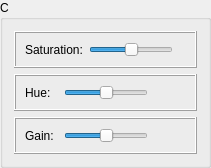
                    <widget class="QGroupBox" name="groupBox_Image_Setting_Color_Setting_Color_Matching_C">
                     <property name="title">
                      <string>C</string>
                     </property>
                     <layout class="QVBoxLayout" name="verticalLayout_27">
                      <item>
                       <widget class="QFrame" name="frame_Image_Setting_Color_Setting_Color_Matching_Saturation_C">
                        <property name="frameShape">
                         <enum>QFrame::Box</enum>
                        </property>
                        <property name="frameShadow">
                         <enum>QFrame::Raised</enum>
                        </property>
                        <layout class="QHBoxLayout" name="horizontalLayout_166">
                         <item>
                          <widget class="QLabel" name="label_Image_Setting_Color_Setting_Color_Matching_Saturation_C">
                           <property name="text">
                            <string>Saturation:</string>
                           </property>
                          </widget>
                         </item>
                         <item>
                          <widget class="QSlider" name="horizontalSlider_Image_Setting_Color_Setting_Color_Matching_Saturation_C">
                           <property name="sizePolicy">
                            <sizepolicy hsizetype="Minimum" vsizetype="Fixed">
                             <horstretch>0</horstretch>
                             <verstretch>0</verstretch>
                            </sizepolicy>
                           </property>
                           <property name="minimum">
                            <number>-50</number>
                           </property>
                           <property name="maximum">
                            <number>50</number>
                           </property>
                           <property name="pageStep">
                            <number>1</number>
                           </property>
                           <property name="value">
                            <number>0</number>
                           </property>
                           <property name="orientation">
                            <enum>Qt::Horizontal</enum>
                           </property>
                          </widget>
                         </item>
                         <item alignment="Qt::AlignHCenter">
                          <widget class="QLabel" name="label_var_Image_Setting_Color_Setting_Color_Matching_Saturation_C">
                           <property name="text">
                            <string/>
                           </property>
                          </widget>
                         </item>
                        </layout>
                       </widget>
                      </item>
                      <item>
                       <widget class="QFrame" name="frame_Image_Setting_Color_Setting_Color_Matching_Hue_C">
                        <property name="frameShape">
                         <enum>QFrame::Box</enum>
                        </property>
                        <property name="frameShadow">
                         <enum>QFrame::Raised</enum>
                        </property>
                        <layout class="QHBoxLayout" name="horizontalLayout_167">
                         <item>
                          <widget class="QLabel" name="label_Image_Setting_Color_Setting_Color_Matching_Hue_C">
                           <property name="text">
                            <string>Hue:</string>
                           </property>
                          </widget>
                         </item>
                         <item>
                          <widget class="QSlider" name="horizontalSlider_Image_Setting_Color_Setting_Color_Matching_Hue_C">
                           <property name="sizePolicy">
                            <sizepolicy hsizetype="Minimum" vsizetype="Fixed">
                             <horstretch>0</horstretch>
                             <verstretch>0</verstretch>
                            </sizepolicy>
                           </property>
                           <property name="minimum">
                            <number>-50</number>
                           </property>
                           <property name="maximum">
                            <number>50</number>
                           </property>
                           <property name="pageStep">
                            <number>1</number>
                           </property>
                           <property name="value">
                            <number>0</number>
                           </property>
                           <property name="orientation">
                            <enum>Qt::Horizontal</enum>
                           </property>
                          </widget>
                         </item>
                         <item alignment="Qt::AlignHCenter">
                          <widget class="QLabel" name="label_var_Image_Setting_Color_Setting_Color_Matching_Hue_C">
                           <property name="text">
                            <string/>
                           </property>
                          </widget>
                         </item>
                        </layout>
                       </widget>
                      </item>
                      <item>
                       <widget class="QFrame" name="frame_Image_Setting_Color_Setting_Color_Matching_Gain_C">
                        <property name="frameShape">
                         <enum>QFrame::Box</enum>
                        </property>
                        <property name="frameShadow">
                         <enum>QFrame::Raised</enum>
                        </property>
                        <layout class="QHBoxLayout" name="horizontalLayout_168">
                         <item>
                          <widget class="QLabel" name="label_Image_Setting_Color_Setting_Color_Matching_Gain_C">
                           <property name="text">
                            <string>Gain:</string>
                           </property>
                          </widget>
                         </item>
                         <item>
                          <widget class="QSlider" name="horizontalSlider_Image_Setting_Color_Setting_Color_Matching_Gain_C">
                           <property name="sizePolicy">
                            <sizepolicy hsizetype="Minimum" vsizetype="Fixed">
                             <horstretch>0</horstretch>
                             <verstretch>0</verstretch>
                            </sizepolicy>
                           </property>
                           <property name="minimum">
                            <number>-50</number>
                           </property>
                           <property name="maximum">
                            <number>50</number>
                           </property>
                           <property name="pageStep">
                            <number>1</number>
                           </property>
                           <property name="value">
                            <number>0</number>
                           </property>
                           <property name="orientation">
                            <enum>Qt::Horizontal</enum>
                           </property>
                          </widget>
                         </item>
                         <item alignment="Qt::AlignHCenter">
                          <widget class="QLabel" name="label_var_Image_Setting_Color_Setting_Color_Matching_Gain_C">
                           <property name="text">
                            <string/>
                           </property>
                          </widget>
                         </item>
                        </layout>
                       </widget>
                      </item>
                     </layout>
                    </widget>
